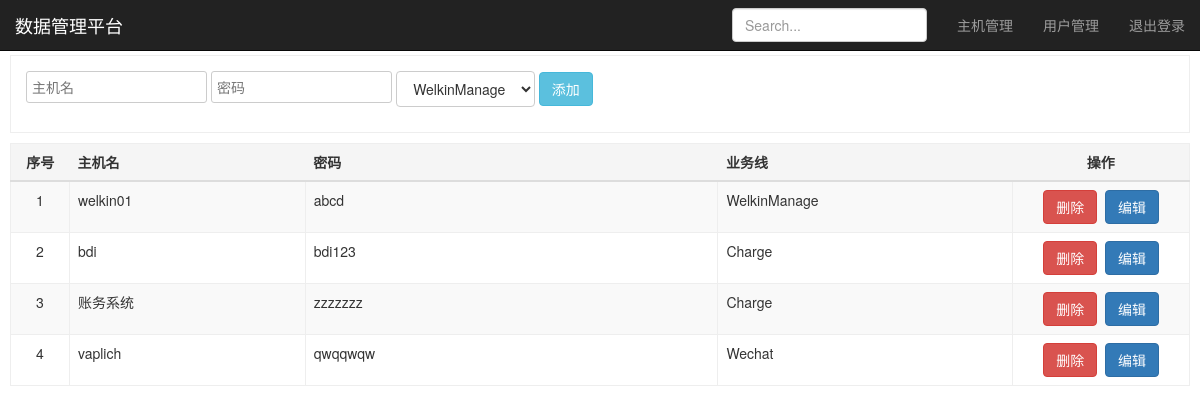
Screenshot of /servers/ with the database file from the repository.
### welkin/models.py (models this page shows)
class Mainframe(models.Model):
    id = models.AutoField(primary_key=True)
    hostname = models.CharField(max_length=32)
    paswd = models.CharField(max_length=64)
    line = models.ForeignKey(to='Appline')

class Appline(models.Model):
    lid = models.AutoField(primary_key=True)
    appname = models.CharField(max_length=64)

### welkin/views.py (the view, shortened to what this page needs)
# urls.py: url(r'^servers/', views.ser_page.as_view(), name='asd'),
class ser_page(View):
    def __init__(self):
        self.mms = ''
        self.comm = models.Mainframe.objects.all()
        self.apli = models.Appline.objects.all()
    def get(self, request):
        return render(request, 'maintion.html', {'mms': self.mms, 'commc': self.comm, 'apli': self.apli})

### templates/maintion.html (shortened to what this page needs)
{% extends 'base.html' %}
{% block page-main %}
    <div id="table" style="margin-top: 55px">
        <div class="add">
            <form class="form-horizontal" action="" method="post">
                <input type="text" name="title" value="" placeholder="主机名"/>
                <input type="password" name="user" value="" placeholder="密码"/>
                <select name="appline" id="app" class="btn btn-default">
                    {% for l in apli %}
                        <option value="{{ l.lid }}">{{ l.appname }}</option>
                    {% endfor %}
                </select>
                <button type="submit" class="btn btn-info">添加</button>
            </form>
        </div>
        <table class="table table-striped" cellpadding="0" cellspacing="0">
            <thead>
            <tr>
                <th style="text-align: center">序号</th>
                <th>主机名</th>
                <th>密码</th>
                <th>业务线</th>
                <th style="text-align: center">操作</th>
            </tr>
            </thead>
            <tbody>
            {% for i in commc %}
                <tr>
                    <td width="5%" style="text-align: center">{{ forloop.counter }}</td>
                    <td>{{ i.hostname }}</td>
                    <td width="35%">{{ i.paswd }}</td>
                    <td width="25%">{{ i.line.appname }}</td>
                    <td width="15%" style="text-align: center"><a class="btn btn-danger"
                                                                  href="{% url 'sdelt' %}?idi={{ i.id }}">删除</a>&nbsp&nbsp<a
                            class="btn btn-primary" href="{% url 'sedi' %}?idi={{ i.id }}">编辑</a></td>
                </tr>
            {% endfor %}
            </tbody>
        </table>
    </div>
{% endblock %}

### templates/base.html (shortened to what this page needs)
<!DOCTYPE html>
<html lang="en">
<head>
    <link href="https://cdn.bootcss.com/bootstrap/3.3.7/css/bootstrap.min.css" rel="stylesheet">
</head>
<body>
<nav class="navbar navbar-inverse navbar-fixed-top">
    <div class="container-fluid">
        <div class="navbar-header">
            <a class="navbar-brand" href="{% url 'index' %}">数据管理平台</a>
        </div>
        <div id="navbar" class="navbar-collapse collapse">
            <ul class="nav navbar-nav navbar-right">
                <li><a href="{% url 'asd' %}">主机管理</a></li>
                <li><a href="{% url 'show' %}">用户管理</a></li>
                <li><a href="{% url 'login' %}">退出登录</a></li>
            </ul>
            <form class="navbar-form navbar-right">
                <input type="text" class="form-control" placeholder="Search...">
            </form>
        </div>
    </div>
</nav>
{% block page-main %}
{% endblock %}
</body>
</html>

### templates/base.html (style rules this page uses)
#table table { width: 100%; font-size: 14px; border: 1px solid #eee }
#table { padding: 0 10px; }
table thead th { background: #f5f5f5; padding: 10px; text-align: left; }
table tbody td { padding: 10px; text-align: left; border-bottom: 1px solid #eee; border-right: 1px solid #eee; }
.add { border: 1px solid #eee; margin: 10px 0; padding: 15px; }
input { border: 1px solid #ccc; padding: 5px; border-radius: 3px; margin-right: 15px; }
button { background: #008cd5; border: 0; padding: 4px 15px; border-radius: 3px; color: #fff; }

### rows the page displays
Mainframe: hostname "welkin01", paswd "abcd", line.appname "WelkinManage"
Mainframe: hostname "bdi", paswd "bdi123", line.appname "Charge"
Mainframe: hostname "账务系统", paswd "zzzzzzz", line.appname "Charge"
Mainframe: hostname "vaplich", paswd "qwqqwqw", line.appname "Wechat"

### other values shown
form field appline "WelkinManage"
